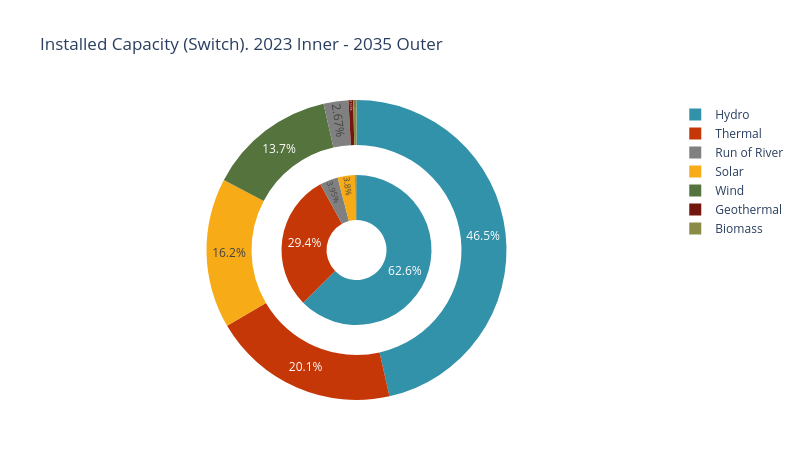

The notebook cell this image was saved under:
### Code cell
cap_inst_2023 = cap_inst[cap_inst['GEN_BLD_YRS_2'] <= 2023].copy()
cap_inst_2023.rename(columns={'gen_tech': 'Tech'}, inplace=True)
cap_inst_2023 = cap_inst_2023.groupby(['Tech']).agg({
    'BuildGen': 'sum'
}).reset_index()
cap_inst_2023['BuildGen'] = cap_inst_2023['BuildGen']

cap_inst = cap_inst[cap_inst['GEN_BLD_YRS_2'] <= 2037].copy()
cap_inst.rename(columns={'gen_tech': 'Tech'}, inplace=True)

sw.scenarios.installed_capacity(cap_inst_2023, cap_inst, '2023', '2035', scenario_name, 'Switch')

### Figure 1 — Plotly figure (JSON) as saved in the notebook; plotly's stock layout.template omitted (floating-point values rounded to 4 significant figures; data arrays with more than 128 entries replaced by an {"elided": "..."} marker saying what was removed)
{"data": [{"direction": "clockwise", "domain": {"x": [0.25, 0.75], "y": [0.25, 0.75]}, "hole": 0.4, "labels": ["Wind", "Hydro", "Run of River", "Thermal", "Solar"], "marker": {"colors": ["#55733D", "#3292A9", "#808080", "#C53707", "#F7AB17"]}, "showlegend": true, "sort": true, "textinfo": "percent", "textposition": "inside", "type": "pie", "values": [50.42, 12390.0, 782.0, 5822.0, 752.2]}, {"domain": {"x": [0, 1], "y": [0, 1]}, "hole": 0.6, "labels": ["blank"], "marker": {"colors": ["#FFFFFF"]}, "showlegend": false, "type": "pie", "values": [100]}, {"direction": "clockwise", "domain": {"x": [0, 1], "y": [0, 1]}, "hole": 0.7, "labels": {"elided": "371 str values"}, "marker": {"colors": {"elided": "371 str values"}}, "showlegend": true, "sort": true, "textinfo": "percent", "textposition": "inside", "type": "pie", "values": {"elided": "371 float values"}}], "layout": {"height": 450, "margin": {"b": 50, "l": 50, "r": 50, "t": 100}, "title": {"text": "Installed Capacity (Switch). 2023 Inner - 2035 Outer"}, "width": 800}}
